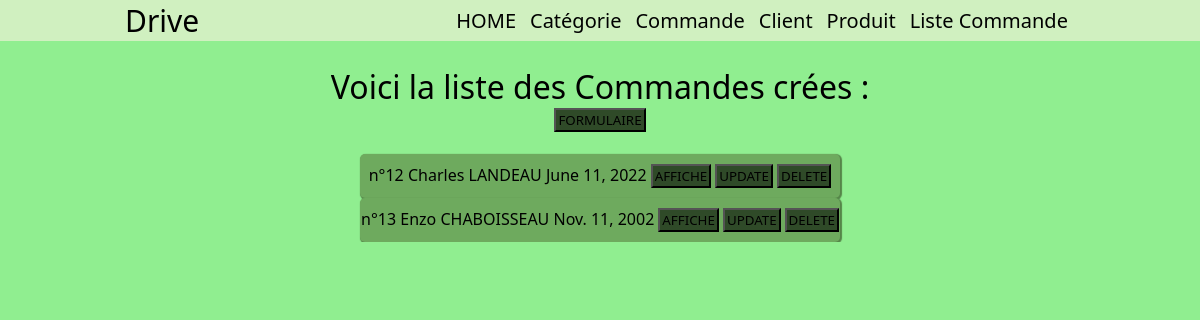
Screenshot of /drive/index-commande/ with the database file from the repository.
### drive/models.py (models this page shows, shortened)
class commandes(models.Model):
    num_commande = models.BigIntegerField(null=True)
    client = models.ForeignKey("client",on_delete=models.CASCADE)
    date = models.DateField()
    produit = models.ManyToManyField(product, through="liste_commande")

class client(models.Model):
    num_client = models.BigIntegerField(null=True)
    nom = models.CharField(max_length=100)
    prenom = models.CharField(max_length=100)
    date_inscription = models.DateField()
    adresse = models.CharField(max_length=100)

### drive/views.py (the view)
# urls.py: path('drive/index-commande/', views.index_commande),
def index_commande(request):
	liste = list(models.commandes.objects.all())
	return render(request,"commande/index_commande.html",{"listALL_commande": liste})

### drive/templates/commande/index_commande.html (shortened to what this page needs)
{% extends "index.html" %}
{% block content %}
        <h1>Voici la liste des Commandes crées :</h1>
        <button><a href="/drive/formulaire-commande/">FORMULAIRE</a></button>
        <br>
        {% for l in listALL_commande %}
        <div class="bloc-info">
            <div class="container">n°{{ l.num_commande }} {{ l.client.prenom }} {{ l.client.nom }} {{ l.date }}<button><a href="/drive/affiche-commande/{{l.id}}/">AFFICHE</a></button><button><a href="/drive/update-commande/{{l.id}}/">UPDATE</a></button><button><a href="/drive/delete-commande/{{l.id}}/">DELETE</a></button></div>
        </div>
        {% endfor %}
        {% endblock %}

### drive/templates/index.html (shortened to what this page needs)
<!DOCTYPE html>
<html lang="en">
<head>
    {% load static %}
    <link href="{% static 'categorie/main.css' %}" rel="stylesheet">
</head>
<body>
    <nav class="navbar">
    <div class="drive">
        Drive
    </div>
        <ul class="nav-list" id="list">
            <li><a href="/">HOME</a></li>
        <li><a href="/drive/index-catégorie/">Catégorie</a></li>
        <li><a href="/drive/index-commande/">Commande</a></li>
        <li><a href="/drive/index-client/">Client</a></li>
        <li><a href="/drive/index-produit/">Produit</a></li>
        <li><a href="/drive/index-liste-commande/">Liste Commande</a></li>
        </ul>
</nav>
{% block content %}
{% endblock %}
</body>
</html>

### drive/static/categorie/main.css (style rules this page uses)
* { box-sizing:border-box; padding:0; margin:0; font-weight:1; color: black; overflow-x:hidden; }
body { background-color:#90EE90;font-family:system-ui,arial;display:flex;align-items:center;flex-direction:column; }
.drive { font-size:30px;color:black; }
.navbar { background-color:#D0F0C0; display:flex; justify-content:space-around; align-items:center; font-size:20px; width:100vw; height:auto; }
h1 { animation: h1 0.5s; }
.nav-list { list-style-type:none; display:flex; flex-direction:row; }
.navbar a { color:black; text-decoration:none; transition:0.5s; }
li { list-style-type:none; padding:7px; }
input[type=submit],button, button a { background:#2f4a28; font-family:system-ui,arial; padding: 1px 1px 1px 1px; text-decoration: none; }
.bloc-info { background-color:#6eaa5e; display:flex; flex-direction:column; width:40vw; border-radius:5px; box-shadow:1px 1px 1px 1px #558549; }
div .container button { margin-left: 4px; }
.container { width: 100%; text-align: center; padding: 10px 0 10px 0; }
h1 { margin-top:2%; display:flex; align-items:center; justify-content:center; }

### rows the page displays
commandes: num_commande "12", client.prenom "Charles", client.nom "LANDEAU", date "June 11, 2022"
commandes: num_commande "13", client.prenom "Enzo", client.nom "CHABOISSEAU", date "Nov. 11, 2002"
